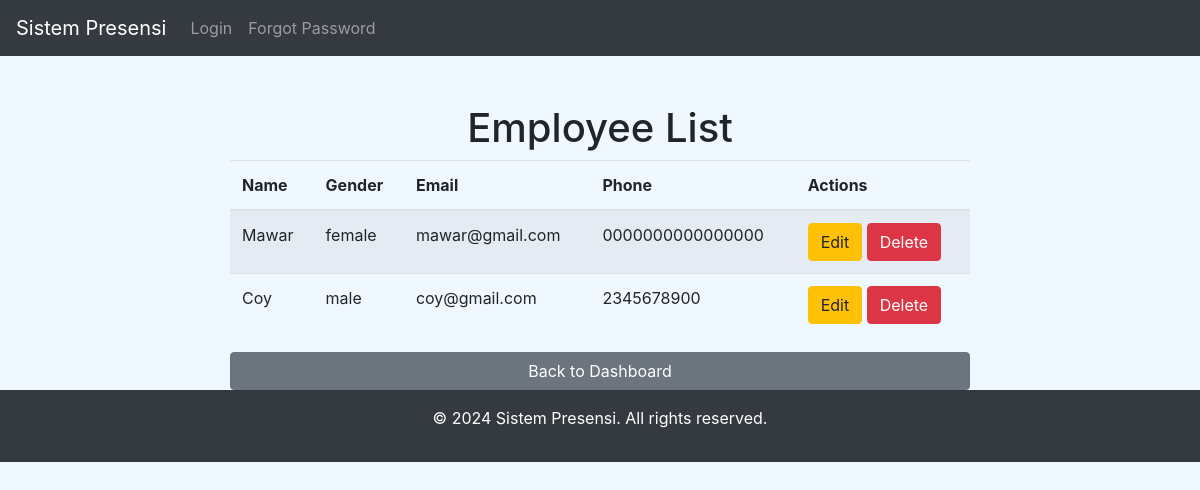
Page /list_employees (signed in) on the committed database.
### app/models.py (models this page shows)
class Employee(db.Model):
    __tablename__ = 'employees'
    id = db.Column(db.Integer, primary_key=True, autoincrement=True)
    name = db.Column(db.String(255), nullable=False)
    gender = db.Column(db.String(6), nullable=False)
    photo_profile = db.Column(db.Text)
    email = db.Column(db.String(255), nullable=False, unique=True)
    phone_number = db.Column(db.String(15), nullable=False)
    password = db.Column(db.String(255), nullable=False)
    user_id = db.Column(db.Integer, db.ForeignKey('users.id'), nullable=False)
    user = db.relationship('User', back_populates='employees')
    attendances = db.relationship('Attendance', back_populates='employee', lazy=True, cascade="all, delete-orphan")

### app/routes/admin_routes.py (the view, shortened to what this page needs)
@admin_bp.route('/list_employees', methods=['GET', 'POST'])
@login_required
def list_employee():
    employees = Employee.query.all()  # Ambil semua pegawai dari tabel Employee
    logging.info(f'{len(employees)} employees listed.')
    return render_template('admin/list_employees.html', employees=employees)

### run.py (called while the page is built)
@app.teardown_appcontext
def shutdown_session(exception=None):
    db.session.remove()  # Pastikan session dibersihkan setelah setiap request

### app/templates/admin/list_employees.html (shortened to what this page needs)
{% extends "layout.html" %}
{% block content %}
<div class="container mt-5">
    <h1 class="text-center">Employee List</h1>
    <table class="table table-striped">
        <thead>
            <tr>
                <th>Name</th>
                <th>Gender</th>
                <th>Email</th>
                <th>Phone</th>
                <th>Actions</th>
            </tr>
        </thead>
        <tbody>
            {% for employee in employees %}
            <tr>
                <td>{{ employee.name }}</td>
                <td>{{ employee.gender }}</td>
                <td>{{ employee.email }}</td>
                <td>{{ employee.phone_number }}</td>
                <td>
                    <a href="{{ url_for('admin_bp.edit_employee', id=employee.id) }}" class="btn btn-warning">Edit</a>
                    <form action="{{ url_for('admin_bp.delete_employee', id=employee.user_id) }}" method="POST" style="display:inline;">
                        <button type="submit" class="btn btn-danger" onclick="return confirm('Are you sure you want to delete this employee?')">Delete</button>
                    </form>
                </td>
            </tr>
            {% endfor %}
        </tbody>
    </table>
    <a href="{{ url_for('admin_bp.admin_dashboard') }}" class="btn btn-secondary btn-block mt-3">Back to Dashboard</a>
</div>
{% endblock %}

### app/templates/layout.html (style rules this page uses)
body { background-color: #f0f8ff; }
.container { max-width: 800px; margin: 0 auto; }

### rows in the picture
Employee: name "Mawar", gender "female", email "mawar@gmail.com", phone_number "0000000000000000"
Employee: name "Coy", gender "male", email "coy@gmail.com", phone_number "2345678900"
